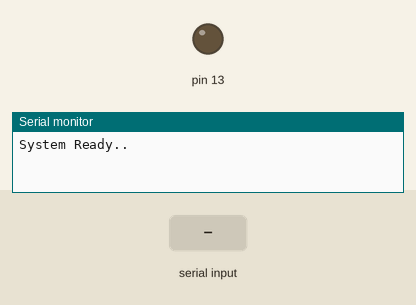
Simulated run of this sketch. Board: Arduino Uno, built with avr-gcc and run on an emulated ATmega328P. Shown: output pins drawn as LEDs (lit = HIGH), the last lines printed to the serial monitor. Inputs (shaded band) come from the test bench.

Above: at 1.2 s.
1.3 s: "1" received over the second serial link
At 3.5 s:
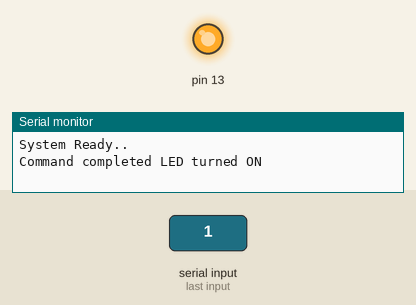
3.8 s: "0" received over the second serial link
At 5.5 s:
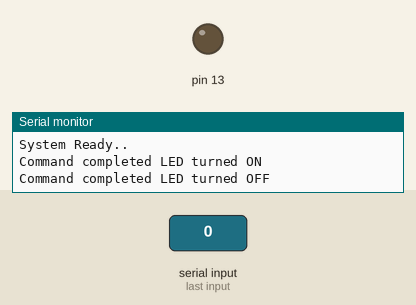
Timing chart, 0 to 7.0 s (numbered marks = the images above; inputs shaded):
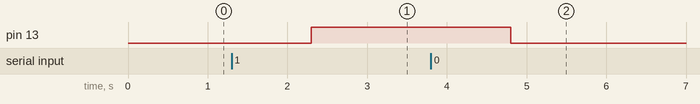

The sketch:

LED_0_1.ino
```cpp
#include<SoftwareSerial.h>
// In order to debug I define a differente serial port for the esp
SoftwareSerial esp(2,3);

String command = "";

void setup()
{
  Serial.begin(115200);
  esp.begin(115200);
  Serial.println("System Ready..");
  pinMode(13, OUTPUT);
}

void loop() {
  if (esp.available())
  {
    // Receiving a command from esp
    command = esp.readString();
    // [DEBUG] say what you got
    // Serial.print("I received: ");
    // Serial.println(command);

    // Trimming cause of newline (or maybe simple change println with print in esp programm)
    command.trim();

    // Handle command-action
    if (command == "1")
    {
      digitalWrite(13, HIGH);
      Serial.println("Command completed LED turned ON");
    }
    if (command == "0")
    {
      digitalWrite(13, LOW);
      Serial.println("Command completed LED turned OFF");
    }
  }
}
```

Measured:
- after the input at 1.3 s, pin 13: LOW → HIGH after 1.0 s
- after the input at 3.8 s, pin 13: HIGH → LOW after 1.0 s
